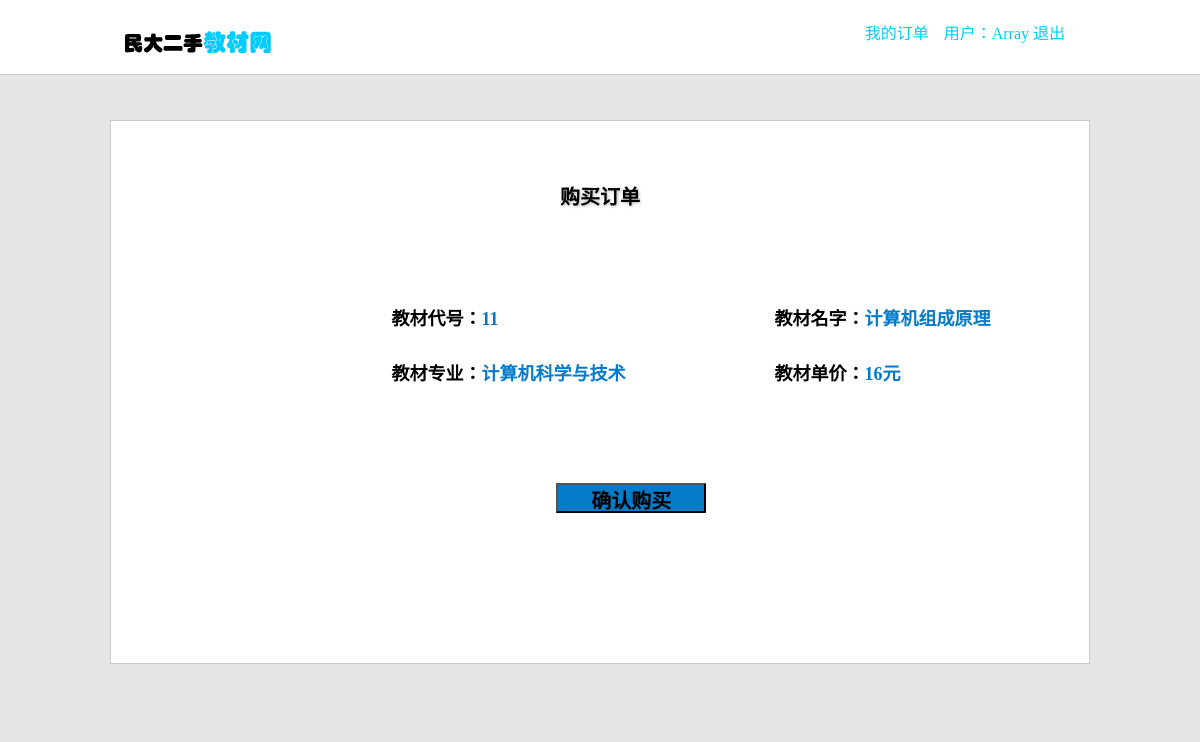
Screenshot of /purchase.php?No=11 (signed in) with the database file from the repository.
### tables this page shows
CREATE TABLE IF NOT EXISTS `textbook` (
  `textBookNo` int(50) NOT NULL AUTO_INCREMENT,
  `textBookName` varchar(100) NOT NULL COMMENT '教材名字',
  `major` varchar(100) NOT NULL COMMENT '教材专业',
  `unitPrice` int(100) NOT NULL COMMENT '单价',
  `quantitgOnHand` int(100) NOT NULL COMMENT '现存数量',
  PRIMARY KEY (`textBookNo`)
);

### purchase.php (the view, shortened to what this page needs)
<?php
	$No = $_GET['No'];
	$sql = "select * from textbook where textBookNo = $No";
	$result = mysql_query($sql);
	if ($result && mysql_num_rows($result)) {
	 	$row = mysql_fetch_assoc($result);
	 }else{
	 	echo "这篇文章不存在";
		exit;
	 }
?>
 <?php
	if (isset($_SESSION['userName'])) {
	?>
	<!DOCTYPE html>
		<html>
		<head>
		<link rel="stylesheet" type="text/css" href="css/index.css"/>
		<link rel="stylesheet" type="text/css" href="images/engine/style.css" media="screen" />
		</head>
		<body>
		<div class="zong">
			<div class="section section1">
				<nav id="menu">
					<a href="index.php"><img src="images/logon.png"></a>
						<ol>
							<li><a style="width:50px;height:25px;color:#00CCFF !important;"href="purchaseConfirm.php">我的订单</a></li>
							<li><a style="width:50px;height:25px;color:#00CCFF !important;"href="logout.php">用户：<?php echo($_SESSION['userName'])?> 退出</a></li>
						</ol>
				</nav>
		    </div>
			</div>
				<div class="section section2">
				<section class="show_right">
					<div class="box15">
						<div class="purchase">
							<h1>购买订单</h1>
								<p class="le"><span>教材代号：</span><?php echo $row['textBookNo']; ?></p>
								<p class="ri"><span>教材名字：</span><?php echo $row['textBookName']; ?></p>
								<p class="le"><span>教材专业：</span><?php echo $row['major']; ?></p>
								<p class="ri"><span>教材单价：</span><?php echo $row['unitPrice']; ?>元</p>
							    <form action="update.handle.php" method="post" enctype="multipart/form-data">
							    	<input class="yes"type="submit" value="确认购买">
							    </form>
					    </div>
					</div>
				</section>
			</div>
	    	<?php
    	}
    ?>
</body>
</html>

### css/index.css (style rules this page uses)
* { margin: 0; padding: 0; }
html { width: 100%; }
body { width: 100%; height: 100%; background: #e6e6e6 !important; font: 16px/1.8 "Microsoft Yahei",verdana; }
.zong { width: 100%; background: rgba(204,204,204,0.1); }
a { text-decoration: none; color: #000; }
li { list-style: none; text-decoration: none; }
.section { position: relative; background:white; }
.section1 { width: 100%; overflow: hidden; background-size:cover; backgrond-attachment:fixed; background-position:center; }
#menu { width: 100%; height: 74px; background: white; position: fixed; z-index:300; border-bottom: 1px solid #ccc; }
#menu img { float: left; margin-top: 12px; margin-left: 10%; }
#menu ol { float: right; margin-right: 10%; }
#menu ol li { margin-right:15px; margin-top: 20px; float: left; cursor:pointer; }
.section2 { width: 100%; background: #e6e6e6; overflow: hidden; }
.show_right { width: 86%; overflow: hidden; margin: 0px auto; }
.box15 { width: 85%; margin: 50px auto; min-height: 310px; padding: 0px 50px; margin-top: 120px; position: relative; background: -webkit-gradient(linear, 100% 100%, 50% 10%, from(#fff), to(#FFFFFF), color-stop(.1,#fff)); border: 1px solid #ccc; -webkit-animation:moveright 1.5s ease-in-out 0.2s backwards; -ms-animation:moveright 1.5s ease-in-out 0.2s backwards; -o-animation:moveright 1.5s ease-in-out 0.2sbackwards; animation:moveright 1.5s ease-in-out 0.2s backwards; }
.box15 h1 { text-align: center; font-size: 20px; margin: 58px 2px !important; font-weight: bold; margin-top: 5px; text-shadow: 1px 1px 3px rgba(0,0,0,0.3); }
a { text-decoration: none; color: #4A4A4A !important; }
@media screen and (max-width: 1375px) { .box15 { padding-bottom: 50px; } }
.purchase { width: 100%; height: auto; margin:0px auto; }
.purchase p { display: block; width: 30%; font-weight: bold; margin-top: 30px; height: 25px; font-size: 18px; color: #037BC9; float: left; }
.purchase p span { color: #000; }
.ri { width: 20%; margin-left: 120px; }
.le { margin-left: 230px; }
.purchase .yes { width: 150px; height: 30px; background:#037BC9; outline: none; margin:100px auto; margin-left: 45%; font-weight: bold; font-size: 20px; }

### rows the page displays
textbook: textBookNo "11", textBookName "计算机组成原理", major "计算机科学与技术", unitPrice "16"

### other values shown
$_SESSION['userName'] "Array"
